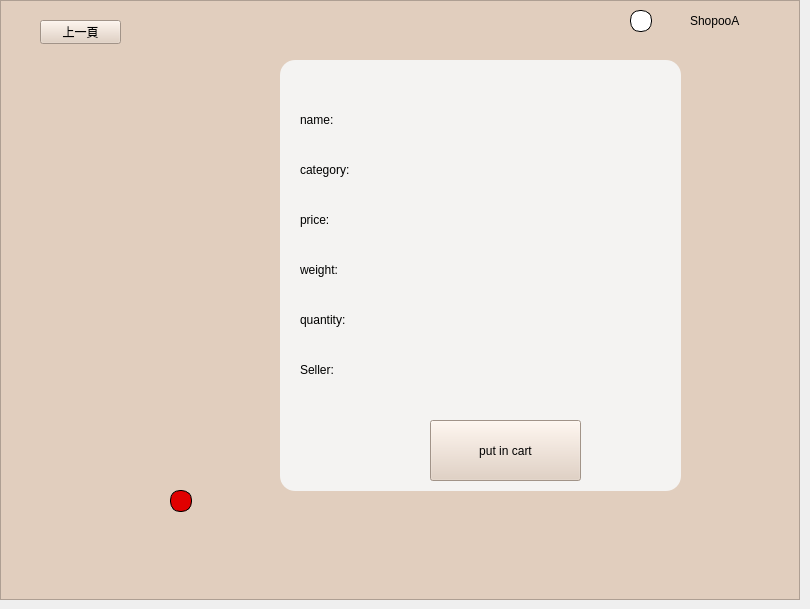
    <widget class="QWidget" name="commodity">
     <widget class="QGraphicsView" name="graphicsView_10">
      <property name="geometry">
       <rect>
        <x>0</x>
        <y>0</y>
        <width>800</width>
        <height>600</height>
       </rect>
      </property>
      <property name="styleSheet">
       <string notr="true">background-color: rgb(225, 206, 190);</string>
      </property>
     </widget>
     <widget class="QLabel" name="label_47">
      <property name="geometry">
       <rect>
        <x>50</x>
        <y>80</y>
        <width>201</width>
        <height>171</height>
       </rect>
      </property>
      <property name="text">
       <string/>
      </property>
     </widget>
     <widget class="QGraphicsView" name="graphicsView_11">
      <property name="geometry">
       <rect>
        <x>280</x>
        <y>60</y>
        <width>401</width>
        <height>431</height>
       </rect>
      </property>
      <property name="styleSheet">
       <string notr="true">border-radius:15px;
background-color: rgba(245, 245, 245,240);</string>
      </property>
     </widget>
     <widget class="QLabel" name="label_48">
      <property name="geometry">
       <rect>
        <x>300</x>
        <y>100</y>
        <width>85</width>
        <height>40</height>
       </rect>
      </property>
      <property name="styleSheet">
       <string notr="true">font: 700 14pt &quot;Microsoft JhengHei UI&quot;;</string>
      </property>
      <property name="text">
       <string>name:</string>
      </property>
     </widget>
     <widget class="QLabel" name="label_49">
      <property name="geometry">
       <rect>
        <x>300</x>
        <y>150</y>
        <width>85</width>
        <height>40</height>
       </rect>
      </property>
      <property name="styleSheet">
       <string notr="true">font: 700 14pt &quot;Microsoft JhengHei UI&quot;;</string>
      </property>
      <property name="text">
       <string>category:</string>
      </property>
     </widget>
     <widget class="QLabel" name="label_50">
      <property name="geometry">
       <rect>
        <x>300</x>
        <y>200</y>
        <width>85</width>
        <height>40</height>
       </rect>
      </property>
      <property name="styleSheet">
       <string notr="true">font: 700 14pt &quot;Microsoft JhengHei UI&quot;;</string>
      </property>
      <property name="text">
       <string>price:</string>
      </property>
     </widget>
     <widget class="QLabel" name="label_51">
      <property name="geometry">
       <rect>
        <x>300</x>
        <y>250</y>
        <width>85</width>
        <height>40</height>
       </rect>
      </property>
      <property name="styleSheet">
       <string notr="true">font: 700 14pt &quot;Microsoft JhengHei UI&quot;;</string>
      </property>
      <property name="text">
       <string>weight:</string>
      </property>
     </widget>
     <widget class="QLabel" name="label_52">
      <property name="geometry">
       <rect>
        <x>300</x>
        <y>300</y>
        <width>85</width>
        <height>40</height>
       </rect>
      </property>
      <property name="styleSheet">
       <string notr="true">font: 700 14pt &quot;Microsoft JhengHei UI&quot;;</string>
      </property>
      <property name="text">
       <string>quantity:</string>
      </property>
     </widget>
     <widget class="QLabel" name="label_53">
      <property name="geometry">
       <rect>
        <x>400</x>
        <y>100</y>
        <width>280</width>
        <height>40</height>
       </rect>
      </property>
      <property name="styleSheet">
       <string notr="true">font: 700 14pt &quot;Microsoft JhengHei UI&quot;;</string>
      </property>
      <property name="text">
       <string/>
      </property>
     </widget>
     <widget class="QLabel" name="label_54">
      <property name="geometry">
       <rect>
        <x>400</x>
        <y>150</y>
        <width>280</width>
        <height>40</height>
       </rect>
      </property>
      <property name="styleSheet">
       <string notr="true">font: 700 14pt &quot;Microsoft JhengHei UI&quot;;</string>
      </property>
      <property name="text">
       <string/>
      </property>
     </widget>
     <widget class="QLabel" name="label_55">
      <property name="geometry">
       <rect>
        <x>400</x>
        <y>200</y>
        <width>280</width>
        <height>40</height>
       </rect>
      </property>
      <property name="styleSheet">
       <string notr="true">font: 700 14pt &quot;Microsoft JhengHei UI&quot;;</string>
      </property>
      <property name="text">
       <string/>
      </property>
     </widget>
     <widget class="QLabel" name="label_56">
      <property name="geometry">
       <rect>
        <x>400</x>
        <y>250</y>
        <width>280</width>
        <height>40</height>
       </rect>
      </property>
      <property name="styleSheet">
       <string notr="true">font: 700 14pt &quot;Microsoft JhengHei UI&quot;;</string>
      </property>
      <property name="text">
       <string/>
      </property>
     </widget>
     <widget class="QLabel" name="label_57">
      <property name="geometry">
       <rect>
        <x>400</x>
        <y>300</y>
        <width>280</width>
        <height>40</height>
       </rect>
      </property>
      <property name="styleSheet">
       <string notr="true">font: 700 14pt &quot;Microsoft JhengHei UI&quot;;</string>
      </property>
      <property name="text">
       <string/>
      </property>
     </widget>
     <widget class="QPushButton" name="cart_buttom">
      <property name="geometry">
       <rect>
        <x>430</x>
        <y>420</y>
        <width>151</width>
        <height>61</height>
       </rect>
      </property>
      <property name="styleSheet">
       <string notr="true">background-color: rgb(225, 206, 190);</string>
      </property>
      <property name="text">
       <string>put in cart</string>
      </property>
     </widget>
     <widget class="QPushButton" name="pushButton_17">
      <property name="geometry">
       <rect>
        <x>40</x>
        <y>20</y>
        <width>81</width>
        <height>24</height>
       </rect>
      </property>
      <property name="styleSheet">
       <string notr="true">background-color: rgb(225, 206, 190);</string>
      </property>
      <property name="text">
       <string>上一頁</string>
      </property>
     </widget>
     <widget class="QLabel" name="label_67">
      <property name="geometry">
       <rect>
        <x>690</x>
        <y>0</y>
        <width>111</width>
        <height>41</height>
       </rect>
      </property>
      <property name="styleSheet">
       <string notr="true">font: 700 14pt &quot;Microsoft JhengHei UI&quot;;</string>
      </property>
      <property name="text">
       <string>ShopooA</string>
      </property>
     </widget>
     <widget class="QLabel" name="label_68">
      <property name="geometry">
       <rect>
        <x>35</x>
        <y>500</y>
        <width>50</width>
        <height>50</height>
       </rect>
      </property>
      <property name="styleSheet">
       <string notr="true">image: url(:/images/store2.png);</string>
      </property>
      <property name="text">
       <string/>
      </property>
     </widget>
     <widget class="QLabel" name="label_69">
      <property name="geometry">
       <rect>
        <x>340</x>
        <y>500</y>
        <width>50</width>
        <height>50</height>
       </rect>
      </property>
      <property name="styleSheet">
       <string notr="true">image: url(:/images/logistic.png);</string>
      </property>
      <property name="text">
       <string/>
      </property>
     </widget>
     <widget class="QLabel" name="label_70">
      <property name="geometry">
       <rect>
        <x>170</x>
        <y>490</y>
        <width>22</width>
        <height>22</height>
       </rect>
      </property>
      <property name="cursor">
       <cursorShape>PointingHandCursor</cursorShape>
      </property>
      <property name="styleSheet">
       <string notr="true">min-width: 20px;
min-height: 20px;
max-width: 20px;
max-height: 20px;
border-radius:10px;
border: 1px solid black;
background-color: rgb(225, 0, 0);</string>
      </property>
      <property name="text">
       <string/>
      </property>
     </widget>
     <widget class="QLabel" name="label_71">
      <property name="geometry">
       <rect>
        <x>235</x>
        <y>500</y>
        <width>50</width>
        <height>50</height>
       </rect>
      </property>
      <property name="styleSheet">
       <string notr="true">image: url(:/images/gift.png);</string>
      </property>
      <property name="text">
       <string/>
      </property>
     </widget>
     <widget class="QLabel" name="label_id">
      <property name="geometry">
       <rect>
        <x>300</x>
        <y>80</y>
        <width>50</width>
        <height>20</height>
       </rect>
      </property>
      <property name="styleSheet">
       <string notr="true">font: 700 12pt &quot;Microsoft JhengHei UI&quot;;</string>
      </property>
      <property name="text">
       <string/>
      </property>
     </widget>
     <widget class="QLabel" name="label_66">
      <property name="geometry">
       <rect>
        <x>630</x>
        <y>10</y>
        <width>22</width>
        <height>22</height>
       </rect>
      </property>
      <property name="cursor">
       <cursorShape>PointingHandCursor</cursorShape>
      </property>
      <property name="styleSheet">
       <string notr="true">min-width: 20px;
min-height: 20px;
max-width: 20px;
max-height: 20px;
border-radius:10px;
border: 1px solid black;
background-color: rgb(255, 255, 255);
image: url(:/images/picture.jpg);
</string>
      </property>
      <property name="text">
       <string/>
      </property>
     </widget>
     <widget class="ClickableLabel" name="label_72">
      <property name="geometry">
       <rect>
        <x>130</x>
        <y>500</y>
        <width>50</width>
        <height>50</height>
       </rect>
      </property>
      <property name="cursor">
       <cursorShape>PointingHandCursor</cursorShape>
      </property>
      <property name="styleSheet">
       <string notr="true">image: url(:/images/shoppingcar.png);

</string>
      </property>
      <property name="text">
       <string/>
      </property>
     </widget>
     <widget class="QLabel" name="label_138">
      <property name="geometry">
       <rect>
        <x>400</x>
        <y>350</y>
        <width>280</width>
        <height>40</height>
       </rect>
      </property>
      <property name="styleSheet">
       <string notr="true">font: 700 14pt &quot;Microsoft JhengHei UI&quot;;</string>
      </property>
      <property name="text">
       <string/>
      </property>
     </widget>
     <widget class="QLabel" name="label_163">
      <property name="geometry">
       <rect>
        <x>300</x>
        <y>350</y>
        <width>85</width>
        <height>40</height>
       </rect>
      </property>
      <property name="styleSheet">
       <string notr="true">font: 700 14pt &quot;Microsoft JhengHei UI&quot;;</string>
      </property>
      <property name="text">
       <string>Seller:</string>
      </property>
     </widget>
    </widget>
